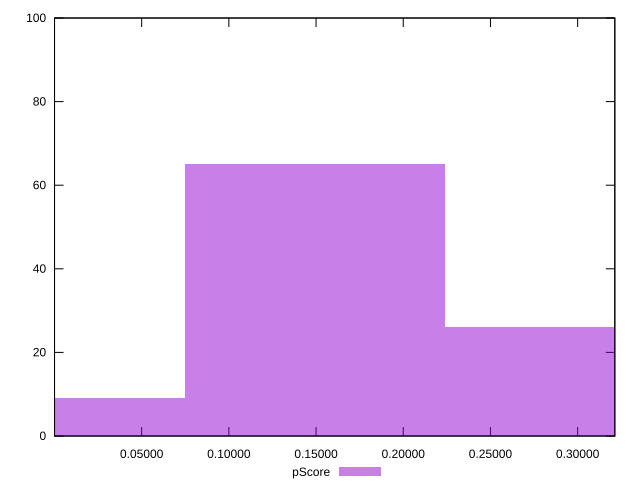

The gnuplot source for this figure:
reset

$pScore <<EOF
0.1493897681740197 65
0 9
0.2987795363480394 26
EOF

set key outside below
set boxwidth 0.1493897681740197
set xrange [0.00003666790709960788:0.32132017056108386]
set yrange [0:100]
set trange [0:100]
set style fill transparent solid 0.5 noborder
set terminal svg size 640, 490 enhanced background rgb 'white'
set output "reprap/speed-index/samples/pages+cached+noexternal+nomedia+nocss+nojs/pScore/histogram.svg"

plot $pScore title "pScore" with boxes

reset
